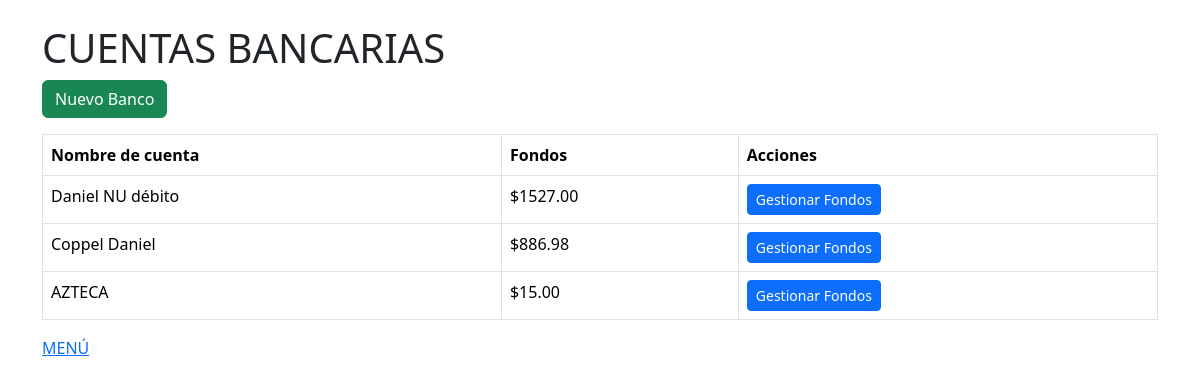
The app's page /cuentasBancarias/ (signed in), older data.
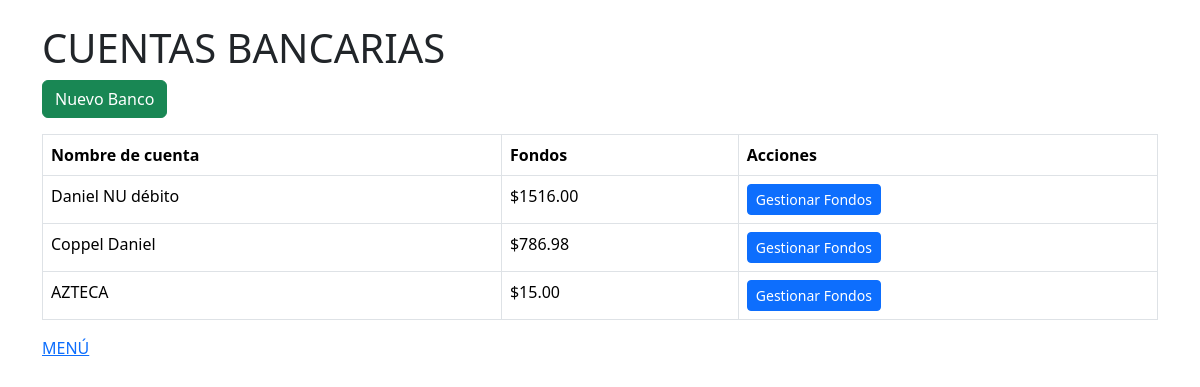
The same page, newer data.
### core/models.py (models this page shows)
class Banco (models.Model):
    banco_id = models.BigAutoField(primary_key=True)
    nombre = models.CharField(max_length=100)
    fondos = models.DecimalField(max_digits=12,decimal_places=2)

### core/views.py (the view)
# urls.py: path("cuentasBancarias/",views.cuentas, name="cuentas"),
@login_required
def cuentas(request):
    cuentas = Banco.objects.all()
    return render(request, "cuentas.html",{"Cuenta":cuentas})

### core/templates/cuentas.html (shortened to what this page needs)
{% extends 'base.html' %}
{% block content %}
<body class="container mt-4">
    <h1>CUENTAS BANCARIAS</h1>
    <button
        class="btn btn-success mb-3"
        data-bs-toggle="modal"
        data-bs-target="#nuevoBancoModal">
        Nuevo Banco
    </button>
    <table class="table table-bordered">
        <thead>
            <tr>
                <th>Nombre de cuenta</th>
                <th>Fondos</th>
                <th>Acciones</th>
            </tr>
        </thead>
        <tbody>
            {% for cuenta in Cuenta %}
            <tr>
                <td>{{ cuenta.nombre }}</td>
                <td>${{ cuenta.fondos }}</td>
                <td>
                    <button
                        class="btn btn-primary btn-sm"
                        data-bs-toggle="modal"
                        data-bs-target="#movimientoModal"
                        data-id="{{ cuenta.banco_id }}"
                        data-nombre="{{ cuenta.nombre }}">
                        Gestionar Fondos
                    </button>
                </td>
            </tr>
            {% endfor %}
        </tbody>
    </table>
    <a href="/menu">MENÚ</a>
{% endblock %}

Row changes from the older to the newer data that the page shows:
changed Banco "Daniel NU débito": fondos "1527.00" → "1516.00"
changed Banco "Coppel Daniel": fondos "886.98" → "786.98"
